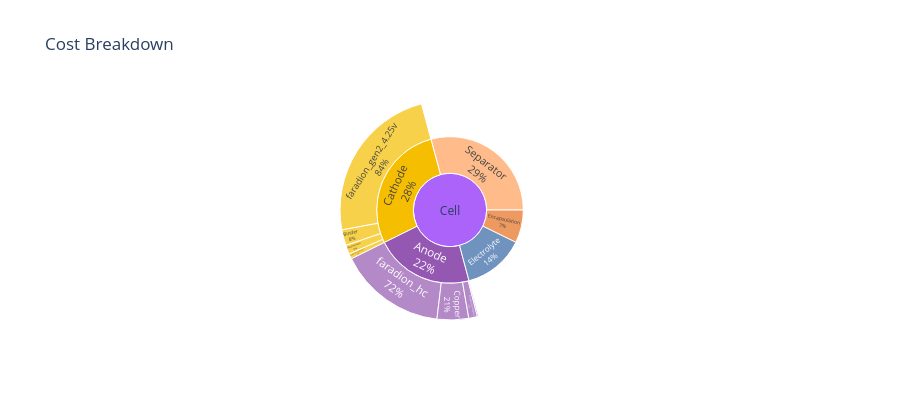

The cell this chart's notebook holds for it:
### Code cell
figure = cells[0].get_cost_breakdown_plot(width=900, height=400)
figure.show()

### Figure 1 — Plotly figure (JSON) as saved in the notebook; plotly's stock layout.template omitted (floating-point values rounded to 4 significant figures)
{"data": [{"branchvalues": "total", "customdata": [["(?)"], ["Anode"], ["Anode"], ["Anode"], ["Anode"], ["Anode"], ["Cathode"], ["Cathode"], ["Cathode"], ["Cathode"], ["Cathode"], ["Electrolyte"], ["Encapsulation"], ["Separator"]], "domain": {"x": [0, 1], "y": [0, 1]}, "hovertemplate": "labels=%{label}<br>cost=%{value}<br>parent=%{parent}<br>id=%{id}<br>level_1=%{customdata[0]}<extra></extra>", "ids": ["Cell", "Cell/Anode/faradion_hc", "Cell/Anode/Binder", "Cell/Anode/Conductive Additive", "Cell/Anode/Copper", "Cell/Anode", "Cell/Cathode/faradion_gen2_4.25v", "Cell/Cathode/Binder", "Cell/Cathode/SuperC65_cathode_0", "Cell/Cathode/Aluminium", "Cell/Cathode", "Cell/Electrolyte", "Cell/Encapsulation", "Cell/Separator"], "labels": ["Cell", "faradion_hc", "Binder", "Conductive Additive", "Copper", "Anode", "faradion_gen2_4.25v", "Binder", "SuperC65_cathode_0", "Aluminium", "Cathode", "Electrolyte", "Encapsulation", "Separator"], "marker": {"colors": ["#ab63fa", "#9558B2", "#9558B2", "#9558B2", "#9558B2", "#9558B2", "#F6BE00", "#F6BE00", "#F6BE00", "#F6BE00", "#F6BE00", "#3465A4", "#E86E1C", "#FFA15A"]}, "name": "", "parents": ["", "Cell/Anode", "Cell/Anode", "Cell/Anode", "Cell/Anode", "Cell", "Cell/Cathode", "Cell/Cathode", "Cell/Cathode", "Cell/Cathode", "Cell", "Cell", "Cell", "Cell"], "textinfo": "percent parent+label", "type": "sunburst", "values": [2.762, 0.436, 0.005, 0.035, 0.128, 0.604, 0.655, 0.064, 0.021, 0.037, 0.777, 0.375, 0.2, 0.806]}], "layout": {"height": 400, "legend": {"tracegroupgap": 0}, "title": {"text": "Cost Breakdown"}, "width": 900}}
